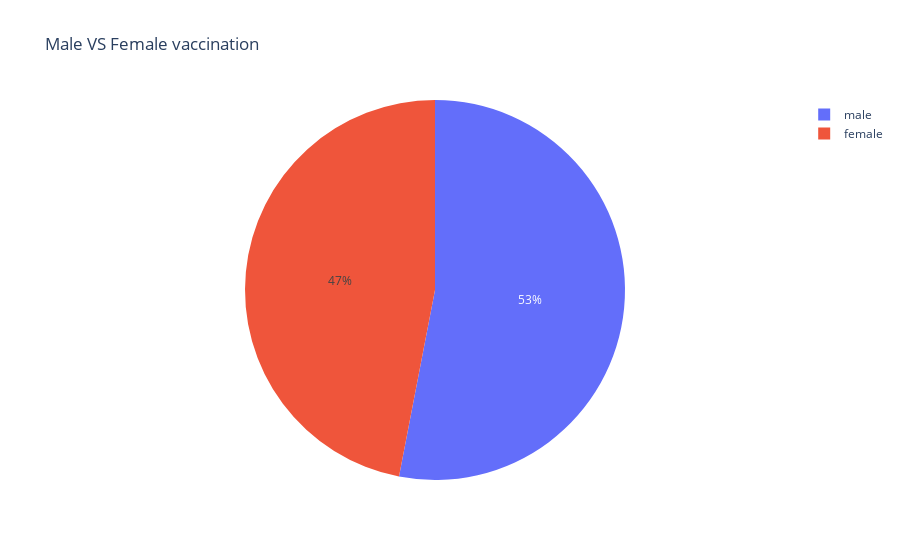

Write notebook code for a chart like this one.
### Markdown cell above
## Male vs Female Vaccination

### Code cell
male=vac["Male(Individuals Vaccinated)"].sum()
female=vac["Female(Individuals Vaccinated)"].sum()
px.pie(names=['male','female'],values=[male,female],title='Male VS Female vaccination')

### Figure 1 — Plotly figure (JSON) as saved in the notebook; plotly's stock layout.template omitted (floating-point values rounded to 4 significant figures)
{"data": [{"domain": {"x": [0, 1], "y": [0, 1]}, "hovertemplate": "label=%{label}<br>value=%{value}<extra></extra>", "labels": ["male", "female"], "legendgroup": "", "name": "", "showlegend": true, "type": "pie", "values": [7139000000.0, 6322000000.0]}], "layout": {"legend": {"tracegroupgap": 0}, "title": {"text": "Male VS Female vaccination"}}}
